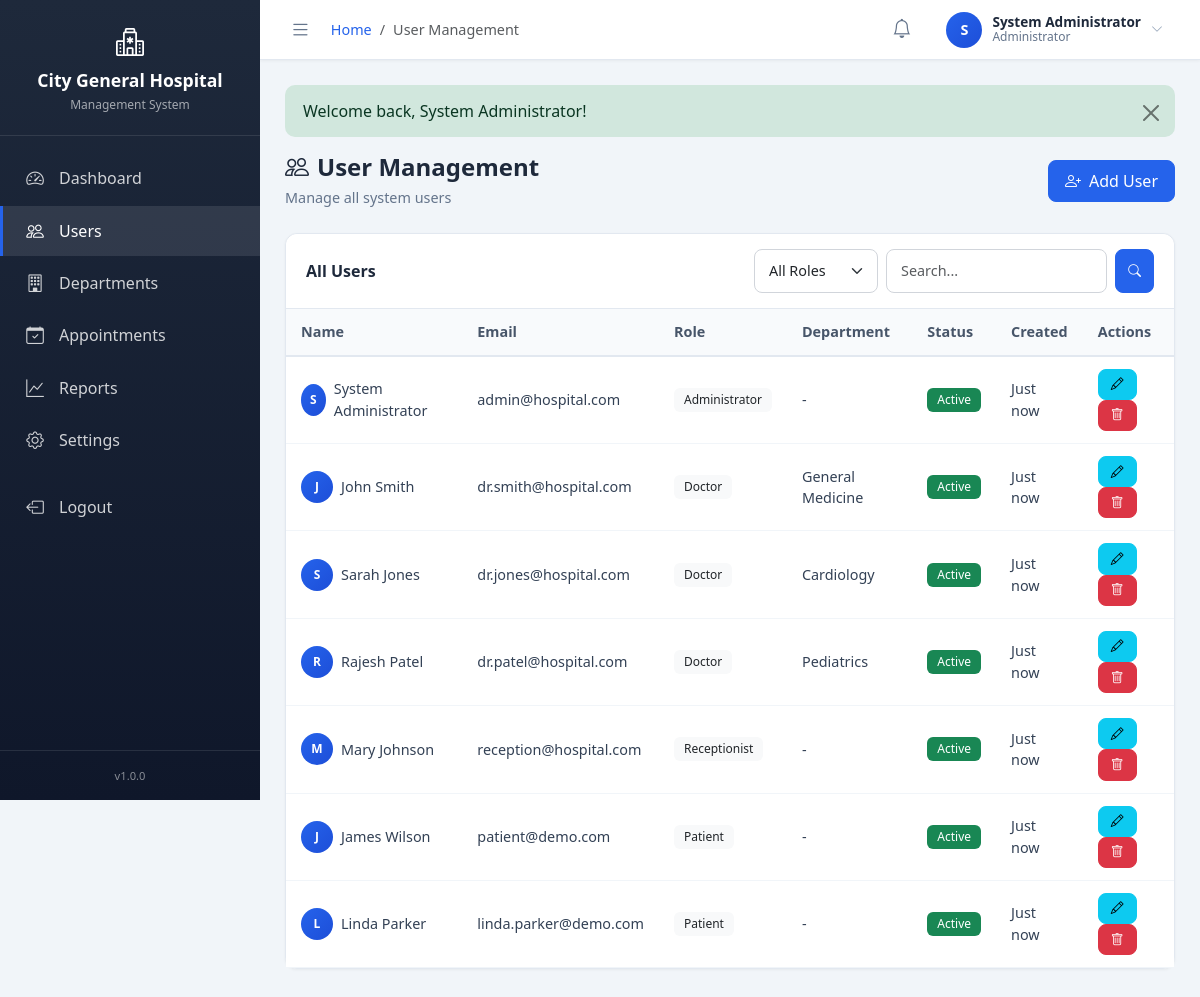
The page /pages/admin/users.php (signed in) on the database its author committed.
### tables this page shows
CREATE TABLE IF NOT EXISTS users (
    user_id         INT PRIMARY KEY AUTO_INCREMENT,
    role_id         INT NOT NULL,
    email           VARCHAR(100) NOT NULL UNIQUE,
    password_hash   VARCHAR(255) NOT NULL,
    first_name      VARCHAR(100) NOT NULL,
    last_name       VARCHAR(100) NOT NULL,
    phone           VARCHAR(20),
    date_of_birth   DATE,
    gender          ENUM('male','female','other') DEFAULT 'other',
    address         TEXT,
    city            VARCHAR(50),
    country         VARCHAR(50) DEFAULT 'USA',
    zip_code        VARCHAR(20),
    
     
    dept_id         INT,                     
    specialization  VARCHAR(100),            
    license_number  VARCHAR(50),             
    qualification   VARCHAR(255),          
    experience_years INT,                   
    consultation_fee DECIMAL(10,2),          
    
    avatar          VARCHAR(255),
    
     
    is_active       TINYINT(1) DEFAULT 1,
    is_verified     TINYINT(1) DEFAULT 0,
    email_verified_at TIMESTAMP NULL,
    last_login      TIMESTAMP NULL,
    last_login_ip   VARCHAR(45),
    
     
    failed_login_attempts INT DEFAULT 0,
    locked_until    TIMESTAMP NULL,
    remember_token  VARCHAR(255),
    
    created_at      TIMESTAMP DEFAULT CURRENT_TIMESTAMP,
    updated_at      TIMESTAMP DEFAULT CURRENT_TIMESTAMP ON UPDATE CURRENT_TIMESTAMP,
    
    FOREIGN KEY (role_id) REFERENCES roles(role_id) ON DELETE RESTRICT,
    FOREIGN KEY (dept_id) REFERENCES departments(dept_id) ON DELETE SET NULL,
    INDEX idx_email (email),
    INDEX idx_role (role_id),
    INDEX idx_active (is_active)
);

CREATE TABLE IF NOT EXISTS roles (
    role_id         INT PRIMARY KEY AUTO_INCREMENT,
    role_name       VARCHAR(50) NOT NULL UNIQUE,
    role_slug       VARCHAR(50) NOT NULL UNIQUE,
    description     VARCHAR(255),
    permissions     JSON,
    is_active       TINYINT(1) DEFAULT 1,
    created_at      TIMESTAMP DEFAULT CURRENT_TIMESTAMP,
    updated_at      TIMESTAMP DEFAULT CURRENT_TIMESTAMP ON UPDATE CURRENT_TIMESTAMP
);

CREATE TABLE IF NOT EXISTS departments (
    dept_id         INT PRIMARY KEY AUTO_INCREMENT,
    dept_name       VARCHAR(100) NOT NULL,
    dept_code       VARCHAR(20) UNIQUE,
    description     TEXT,
    location        VARCHAR(100),
    is_active       TINYINT(1) DEFAULT 1,
    created_at      TIMESTAMP DEFAULT CURRENT_TIMESTAMP
);

### pages/admin/users.php (the view, shortened to what this page needs)
<?php
$db = getDB();
$action = $_GET['action'] ?? 'list';
$stmt = $db->query("SELECT * FROM departments WHERE is_active = 1 ORDER BY dept_name");
$departments = $stmt->fetchAll();
$stmt = $db->query("SELECT * FROM roles WHERE is_active = 1");
$roles = $stmt->fetchAll();
$search = $_GET['search'] ?? '';
$params = [];
$where = "WHERE 1=1";
$query = "SELECT u.*, r.role_name, r.role_slug, d.dept_name
          FROM users u
          JOIN roles r ON u.role_id = r.role_id
          LEFT JOIN departments d ON u.dept_id = d.dept_id
          $where
          ORDER BY u.created_at DESC";
$pagination = paginate($query, $params, 15);
$users = $pagination['data'];
$editUser = null;
include __DIR__ . '/../../includes/header.php';
?>
<div class="page-header d-flex justify-content-between align-items-center">
    <div>
        <h2><i class="bi bi-people me-2"></i>User Management</h2>
        <p>Manage all system users</p>
    </div>
    <a href="?action=add" class="btn btn-primary">
        <i class="bi bi-person-plus me-2"></i>Add User
    </a>
</div>
<?php if ($action === 'add' || ($action === 'edit' && $editUser)): ?>
<div class="card">
    <div class="card-header">
        <h5><?php echo $action === 'add' ? 'Add New User' : 'Edit User'; ?></h5>
        <a href="?" class="btn btn-sm btn-secondary">Cancel</a>
    </div>
    <div class="card-body">
        <form method="POST" action="?action=<?php echo $action; ?>" data-validate>
            <?php if ($editUser): ?>
                <input type="hidden" name="user_id" value="<?php echo $editUser['user_id']; ?>">
            <?php endif; ?>
            <div class="row">
                <div class="col-md-6 mb-3">
                    <label class="form-label">Role *</label>
                    <select name="role_id" class="form-select" required>
                        <?php foreach ($roles as $role): ?>
                        <option value="<?php echo $role['role_id']; ?>"
                                <?php echo ($editUser && $editUser['role_id'] == $role['role_id']) || (!$editUser && $role['role_id'] == ROLE_PATIENT) ? 'selected' : ''; ?>>
                            <?php echo e($role['role_name']); ?>
                        </option>
                        <?php endforeach; ?>
                    </select>
                </div>
                <div class="col-md-6 mb-3">
                    <label class="form-label">Email *</label>
                    <input type="email" name="email" class="form-control" required
                           value="<?php echo e($editUser['email'] ?? ''); ?>">
                </div>
            </div>
            <div class="row">
                <div class="col-md-6 mb-3">
                    <label class="form-label">First Name *</label>
                    <input type="text" name="first_name" class="form-control" required
                           value="<?php echo e($editUser['first_name'] ?? ''); ?>">
                </div>
                <div class="col-md-6 mb-3">
                    <label class="form-label">Last Name *</label>
                    <input type="text" name="last_name" class="form-control" required
                           value="<?php echo e($editUser['last_name'] ?? ''); ?>">
                </div>
            </div>
            <div class="row">
                <div class="col-md-6 mb-3">
                    <label class="form-label">Phone</label>
                    <input type="tel" name="phone" class="form-control"
                           value="<?php echo e($editUser['phone'] ?? ''); ?>">
                </div>
                <div class="col-md-6 mb-3">
                    <label class="form-label">Password <?php echo $editUser ? '(leave blank to keep current)' : '*'; ?></label>
                    <input type="password" name="password" class="form-control" <?php echo $editUser ? '' : 'required'; ?>>
                </div>
            </div>
            <div id="doctorFields" style="display: <?php echo ($editUser && $editUser['role_id'] == ROLE_DOCTOR) ? 'block' : 'none'; ?>;">
                <hr>
                <h6 class="mb-3">Doctor Details</h6>
                <div class="row">
                    <div class="col-md-6 mb-3">
                        <label class="form-label">Department</label>
                        <select name="dept_id" class="form-select">
                            <option value="">Select Department</option>
                            <?php foreach ($departments as $dept): ?>
                            <option value="<?php echo $dept['dept_id']; ?>"
                                    <?php echo ($editUser && $editUser['dept_id'] == $dept['dept_id']) ? 'selected' : ''; ?>>
                                <?php echo e($dept['dept_name']); ?>
                            </option>
                            <?php endforeach; ?>
                        </select>
                    </div>
                    <div class="col-md-6 mb-3">
                        <label class="form-label">Specialization</label>
                        <input type="text" name="specialization" class="form-control"
                               value="<?php echo e($editUser['specialization'] ?? ''); ?>">
                    </div>
                </div>
                <div class="row">
                    <div class="col-md-4 mb-3">
                        <label class="form-label">License Number</label>
                        <input type="text" name="license_number" class="form-control"
                               value="<?php echo e($editUser['license_number'] ?? ''); ?>">
                    </div>
                    <div class="col-md-4 mb-3">
                        <label class="form-label">Experience (Years)</label>
                        <input type="number" name="experience_years" class="form-control"
                               value="<?php echo e($editUser['experience_years'] ?? ''); ?>">
                    </div>
                    <div class="col-md-4 mb-3">
                        <label class="form-label">Consultation Fee ($)</label>
                        <input type="number" step="0.01" name="consultation_fee" class="form-control"
                               value="<?php echo e($editUser['consultation_fee'] ?? ''); ?>">
                    </div>
                </div>
                <div class="mb-3">
                    <label class="form-label">Qualification</label>
                    <input type="text" name="qualification" class="form-control"
                           value="<?php echo e($editUser['qualification'] ?? ''); ?>">
                </div>
            </div>
            <div class="mb-3 form-check">
                <input type="checkbox" name="is_active" class="form-check-input" id="isActive"
                       <?php echo (!$editUser || $editUser['is_active']) ? 'checked' : ''; ?>>
                <label class="form-check-label" for="isActive">Active Account</label>
            </div>
            <div class="d-flex gap-2">
                <button type="submit" class="btn btn-primary">
                    <i class="bi bi-check-lg me-2"></i><?php echo $editUser ? 'Update' : 'Create'; ?> User
                </button>
                <a href="?" class="btn btn-secondary">Cancel</a>
            </div>
        </form>
    </div>
</div>
<script>
document.querySelector('select[name="role_id"]').addEventListener('change', function() {
    document.getElementById('doctorFields').style.display = this.value == '<?php echo ROLE_DOCTOR; ?>' ? 'block' : 'none';
});
</script>
<?php else: ?>
<div class="card">
    <div class="card-header">
        <h5>All Users</h5>
        <form method="GET" class="d-flex gap-2" style="max-width: 400px;">
            <select name="role" class="form-select form-select-sm" style="width: auto;">
                <option value="">All Roles</option>
            </select>
            <input type="text" name="search" class="form-control form-control-sm" placeholder="Search..." value="<?php echo e($search); ?>">
            <button type="submit" class="btn btn-sm btn-primary"><i class="bi bi-search"></i></button>
        </form>
    </div>
    <div class="card-body p-0">
        <div class="table-container">
            <table class="table">
                <thead>
                    <tr>
                        <th>Name</th>
                        <th>Email</th>
                        <th>Role</th>
                        <th>Department</th>
                        <th>Status</th>
                        <th>Created</th>
                        <th>Actions</th>
                    </tr>
                </thead>
                <tbody>
                    <?php foreach ($users as $user): ?>
                    <tr>
                        <td>
                            <div class="d-flex align-items-center">
                                <div class="user-avatar me-2" style="width: 32px; height: 32px; font-size: 0.75rem;">
                                    <?php echo strtoupper(substr($user['first_name'], 0, 1)); ?>
                                </div>
                                <span><?php echo e($user['first_name'] . ' ' . $user['last_name']); ?></span>
                            </div>
                        </td>
                        <td><?php echo e($user['email']); ?></td>
                        <td><span class="badge bg-light text-dark"><?php echo e($user['role_name']); ?></span></td>
                        <td><?php echo e($user['dept_name'] ?? '-'); ?></td>
                        <td>
                            <span class="badge bg-<?php echo $user['is_active'] ? 'success' : 'secondary'; ?>">
                                <?php echo $user['is_active'] ? 'Active' : 'Inactive'; ?>
                            </span>
                        </td>
                        <td><?php echo timeAgo($user['created_at']); ?></td>
                        <td>
                            <a href="?action=edit&id=<?php echo $user['user_id']; ?>" class="btn btn-sm btn-info me-1">
                                <i class="bi bi-pencil"></i>
                            </a>
                            <form method="POST" action="?action=delete" class="d-inline" onsubmit="return confirm('Deactivate this user?');">
                                <button type="submit" class="btn btn-sm btn-danger">
                                    <i class="bi bi-trash"></i>
                                </button>
                            </form>
                        </td>
                    </tr>
                    <?php endforeach; ?>
                </tbody>
            </table>
        </div>
    </div>
</div>
<?php endif; ?>
<?php include __DIR__ . '/../../includes/footer.php'; ?>

### assets/css/style.css (style rules this page uses)
:root { --primary-color: #2563eb; --primary-dark: #1d4ed8; --secondary-color: #64748b; --success-color: #10b981; --warning-color: #f59e0b; --danger-color: #ef4444; --info-color: #3b82f6; --light-color: #f8fafc; --dark-color: #1e293b; --sidebar-width: 260px; --sidebar-collapsed: 70px; --header-height: 60px; --transition-speed: 0.3s; }
body { font-family: 'Segoe UI', system-ui, -apple-system, sans-serif; background-color: #f1f5f9; color: #334155; overflow-x: hidden; }
h1, h2, h3, h4, h5, h6 { font-weight: 600; color: #1e293b; }
a { text-decoration: none; color: var(--primary-color); }
.user-avatar { width: 36px; height: 36px; border-radius: 50%; background: linear-gradient(135deg, var(--primary-color), var(--primary-dark)); color: #fff; display: flex; align-items: center; justify-content: center; font-weight: 600; font-size: 0.9rem; }
.page-header { margin-bottom: 25px; }
.page-header h2 { margin: 0; font-size: 1.5rem; }
.page-header p { color: #64748b; margin: 5px 0 0; font-size: 0.9rem; }
.card { border: 1px solid #e2e8f0; border-radius: 12px; box-shadow: 0 1px 3px rgba(0,0,0,0.05); margin-bottom: 20px; }
.card-header { background: #fff; border-bottom: 1px solid #e2e8f0; padding: 15px 20px; display: flex; align-items: center; justify-content: space-between; border-radius: 12px 12px 0 0 !important; }
.card-header h5 { margin: 0; font-size: 1rem; color: #1e293b; }
.card-body { padding: 20px; }
.table-container { overflow-x: auto; }
.table { margin: 0; font-size: 0.9rem; }
.table thead th { background: #f8fafc; font-weight: 600; color: #475569; border-bottom: 2px solid #e2e8f0; padding: 12px 15px; white-space: nowrap; }
.table tbody td { padding: 12px 15px; vertical-align: middle; color: #334155; border-bottom: 1px solid #f1f5f9; }
.badge { padding: 6px 10px; font-size: 0.75rem; font-weight: 500; border-radius: 6px; }
.btn { font-weight: 500; padding: 8px 16px; border-radius: 8px; transition: all 0.2s; }
.btn-sm { padding: 5px 12px; font-size: 0.8rem; }
.btn-primary { background: var(--primary-color); border-color: var(--primary-color); }
.form-control, .form-select { border-radius: 8px; border: 1px solid #d1d5db; padding: 10px 14px; font-size: 0.9rem; }

### rows shown on the page
users: first_name "S", first_name+last_name "System Administrator", email "admin@hospital.com", role.role_name "Administrator", dept_name "-", is_active "Active", created_at "Just now"
users: first_name "J", first_name+last_name "John Smith", email "dr.smith@hospital.com", role.role_name "Doctor", dept.dept_name "General Medicine", is_active "Active", created_at "Just now"
users: first_name "S", first_name+last_name "Sarah Jones", email "dr.jones@hospital.com", role.role_name "Doctor", dept.dept_name "Cardiology", is_active "Active", created_at "Just now"
users: first_name "R", first_name+last_name "Rajesh Patel", email "dr.patel@hospital.com", role.role_name "Doctor", dept.dept_name "Pediatrics", is_active "Active", created_at "Just now"
users: first_name "M", first_name+last_name "Mary Johnson", email "reception@hospital.com", role.role_name "Receptionist", dept_name "-", is_active "Active", created_at "Just now"
users: first_name "J", first_name+last_name "James Wilson", email "patient@demo.com", role.role_name "Patient", dept_name "-", is_active "Active", created_at "Just now"
users: first_name "L", first_name+last_name "Linda Parker", email "linda.parker@demo.com", role.role_name "Patient", dept_name "-", is_active "Active", created_at "Just now"

### other values the page prints
APP_NAME "City General Hospital"
$item[1] "Dashboard"
$item[1] "Users"
$item[1] "Departments"
$item[1] "Appointments"
$item[1] "Reports"
$item[1] "Settings"
APP_VERSION "1.0.0"
$pageTitle "User Management"
substr($_SESSION['full_name'] ?? 'U', 0, 1) "S"
$_SESSION['full_name'] "System Administrator"
$_SESSION['role_name'] "Administrator"
$flash['message'] "Welcome back, System Administrator!"
